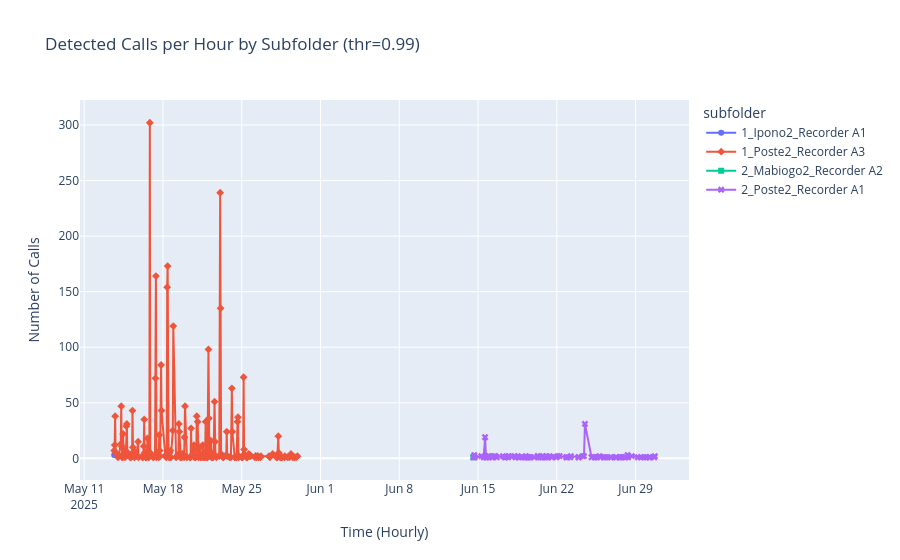
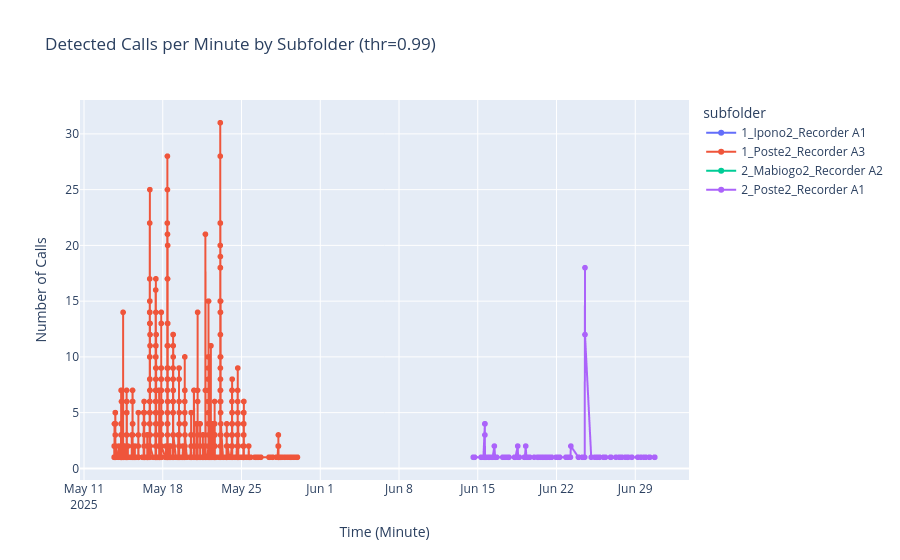

The cell these charts' notebook holds for them, in order:
### Code cell
# ---------------- STEP 4: PLOTS ----------------

events_df = df_all[df_all["call_event"]].copy()

if not events_df.empty:
    # Hourly Data
    hourly_df = (
        events_df
        .set_index("timestamp")
        .groupby([pd.Grouper(freq="H"), "subfolder"])["call_event"]
        .sum()
        .reset_index()
        .rename(columns={"call_event": "calls"})
    )

    # Minute Data
    minute_df = (
        events_df
        .set_index("timestamp")
        .groupby([pd.Grouper(freq="T"), "subfolder"])["call_event"]
        .sum()
        .reset_index()
        .rename(columns={"call_event": "calls"})
    )

    fig_h = px.line(
        hourly_df,
        x="timestamp", 
        y="calls", 
        color="subfolder", 
        title=f"Detected Calls per Hour by Subfolder (thr={threshold})",
        labels={"timestamp": "Time (Hourly)", "calls": "Number of Calls"},
        symbol="subfolder"
    )
    fig_h.update_traces(mode="markers+lines", hovertemplate="<b>%{fullData.name}</b><br>Time: %{x}<br>Calls: %{y}")
    fig_h.show()

    fig_m = px.line(
        minute_df,
        x="timestamp", 
        y="calls", 
        color="subfolder", 
        title=f"Detected Calls per Minute by Subfolder (thr={threshold})",
        labels={"timestamp": "Time (Minute)", "calls": "Number of Calls"}
    )
    fig_m.update_traces(mode="markers+lines", hovertemplate="<b>%{fullData.name}</b><br>Time: %{x}<br>Calls: %{y}")
    fig_m.show()

else:
    print("No events detected above threshold. Cannot plot.")
